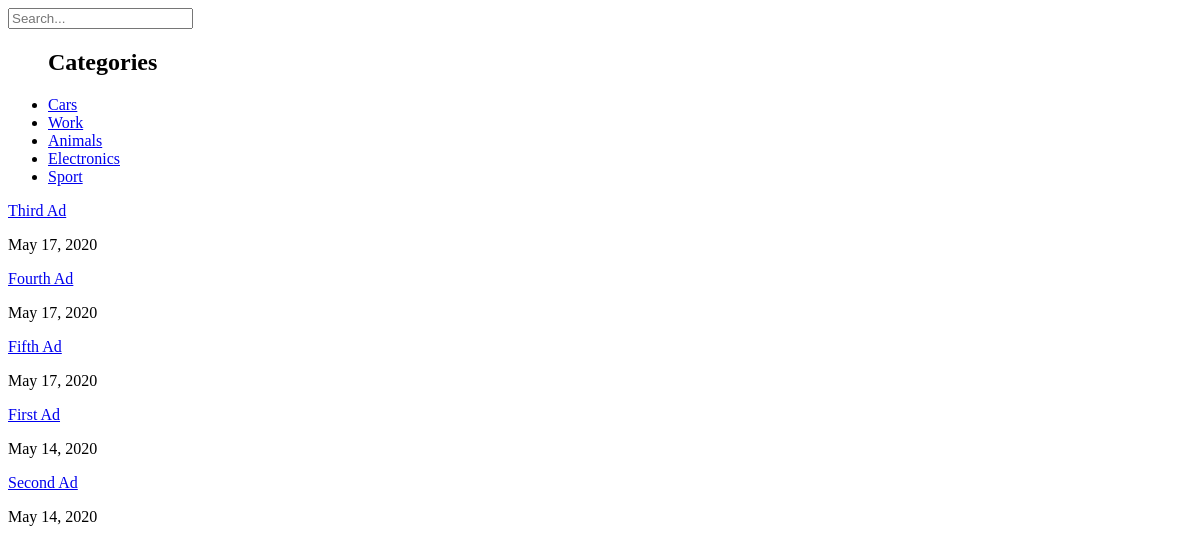
The app's page /, older data.
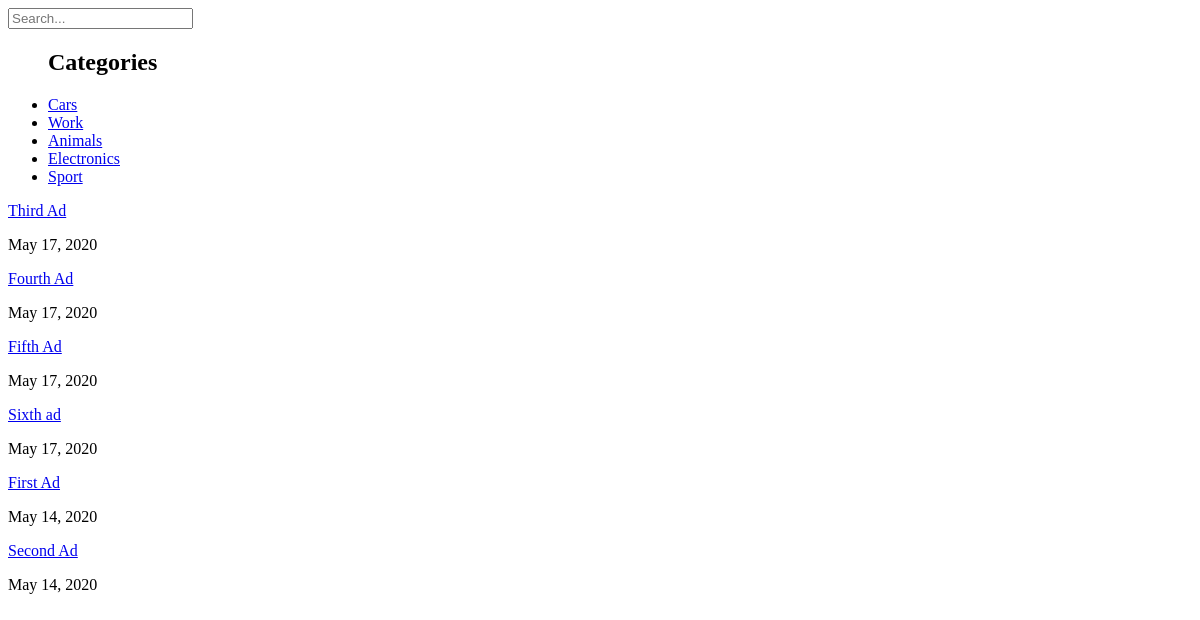
The same page, newer data.
### ads/models.py (models this page shows, shortened)
class Ad(models.Model):
    CATEGORIES_CHOICES = [
        ('Cars', 'Cars'),
        ('Work', 'Work'),
        ('Animals', 'Animals'),
        ('Electronics', 'Electronics'),
        ('Sport', 'Sport'),
    ]
    title = models.CharField(max_length=100)
    content = models.TextField()
    category = models.CharField(max_length=100, choices=CATEGORIES_CHOICES)
    date_posted = models.DateField(default=timezone.now)
    author = models.ForeignKey(User, on_delete=models.CASCADE) #usunięcie usera usunie jego posty

### ads/views.py (the view)
# urls.py: path('', AdListView.as_view(), name='ads-home'),
class AdListView(ListView):
    model = Ad
    template_name = 'ads/home.html' # <app>/<object>_<typeOfView> - tutaj - ads/ad_list
    context_object_name = 'ads'
    ordering = ['-date_posted']
    extra_context = {'categories': Ad.CATEGORIES_CHOICES}
    form_class = SearchForm

### ads/templates/ads/home.html (shortened to what this page needs)
{% extends 'ads/base.html' %}
{% block content %}
    <form action="{% url 'ad-search' %}" method="GET">
        <input name="q" type="text" placeholder="Search...">
    </form>
    <ul>
        <h2>Categories</h2>
        {% for category in categories %}
            <li><a href="{% url 'ads-filtered' category=category.0 %}">{{ category.0 }}</a></li>
        {% endfor %}
    </ul>
    {% for ad in ads %}
        <p><a href="{% url 'ad-detail' pk=ad.pk %}">{{ ad.title }}</a></p>
        <p>{{ ad.date_posted }}</p>
    {% endfor %}
{% endblock %}

### ads/templates/ads/base.html (shortened to what this page needs)
<html>
    <head>
    </head>
    <body>
        {% block content %}
        {% endblock %}
    </body>
</html>

Row changes from the older to the newer data that the page shows:
added Ad: title "Sixth ad", date_posted "May 17, 2020"
